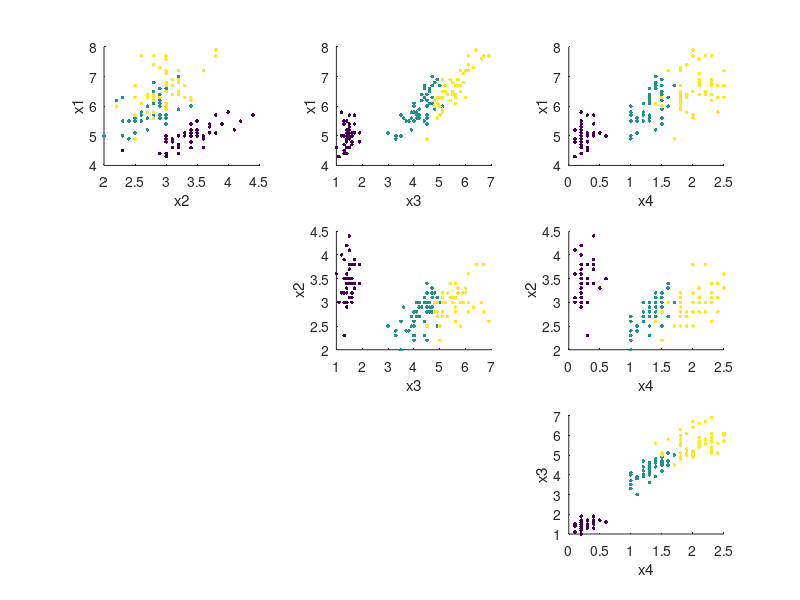

The MATLAB source for this figure: (Note: this script raises an error after producing the figure.)
clc, clear all
load('fisheriris.mat')

datos = meas(:,1:4);

for i=1:size(species)
    if strcmp(species(i),'setosa')
        spec(i)=0;
    end;
	if strcmp(species(i),'versicolor')
        spec(i)=1;
    end;
	if strcmp(species(i),'virginica')
        spec(i)=2;
    end;
end

figure(1)
for i=1:4
  for j=1:i-1
     subplot(3,3,(i-1)+3*(j-1))
     scatter(datos(:,i),datos(:,j),7,spec,'filled')
     xlabel(sprintf('x%g',i)); ylabel(sprintf('x%g',j))
  end
end
suptitle('Plots para todos los combinaciones');
n = size(datos,1);

%MEDIAS DE DADOS
mns = mean(datos,1);
fprintf('Mediana \n');
fprintf(repmat('-',1,45),'\n');fprintf('\n');
fmt = '   %6.2f   %6.2f   %6.2f   %6.2f \n';
fprintf(fmt, [mns]);
fprintf(repmat('-',1,45),'\n');fprintf('\n');fprintf('\n');

%DATOS MENOS MEDIA
datos = datos - ones(size(datos, 1), size(mns, 1)) * mns;

%MATRICE DE COVARIANCE
cv = cov(datos);
fprintf('Matrice de covariance \n');
fprintf(repmat('-',1,45),'\n');fprintf('\n');
fmt = '   %6.2f   %6.2f   %6.2f   %6.2f \n';
fprintf(fmt, [cv].' );
fprintf(repmat('-',1,45),'\n');fprintf('\n');fprintf('\n');

[V,L] = eig(cv);
[L order] = sort(diag(L), 'descend');

fprintf('Eigen Values \n');
fprintf(repmat('-',1,45),'\n');fprintf('\n');
fmt = '   %6.3f   %6.3f   %6.3f   %6.3f \n';
fprintf(fmt, [L].' );
fprintf(repmat('-',1,45),'\n');fprintf('\n');fprintf('\n');

V = V(:,order);
fprintf('Eigen Vectores Ordenados\n');
fprintf(repmat('-',1,45),'\n');fprintf('\n');
fmt = '   %6.3f   %6.3f   %6.3f   %6.3f \n';
fprintf(fmt, [V].' );
fprintf(repmat('-',1,45),'\n');fprintf('\n');fprintf('\n');

Xnew = datos*V;

figure(2);
scatter(Xnew(:,1),Xnew(:,2),17,spec,'filled')
xlabel('PC1'); ylabel('PC2')

figure(3);
scatter3(Xnew(:,1),Xnew(:,2),Xnew(:,3),27,spec,'filled')
xlabel('PC1'); ylabel('PC2'); zlabel('PC3')

